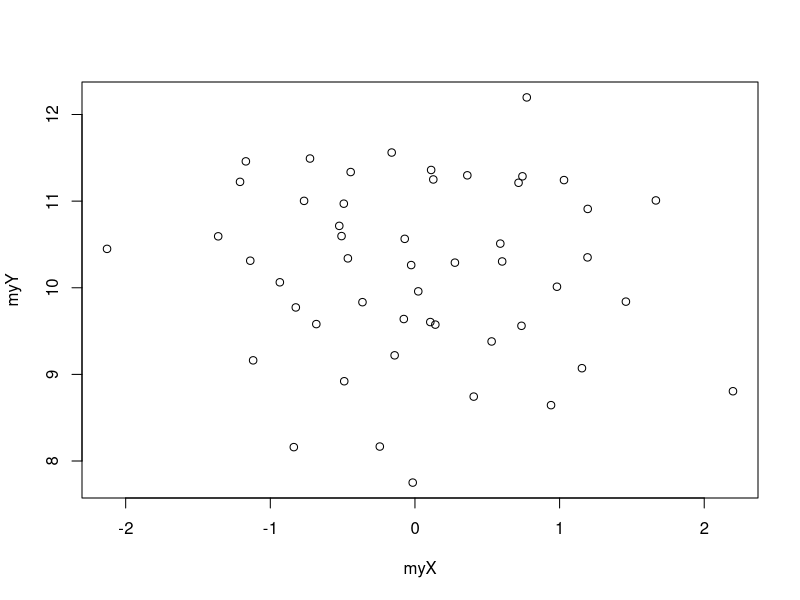
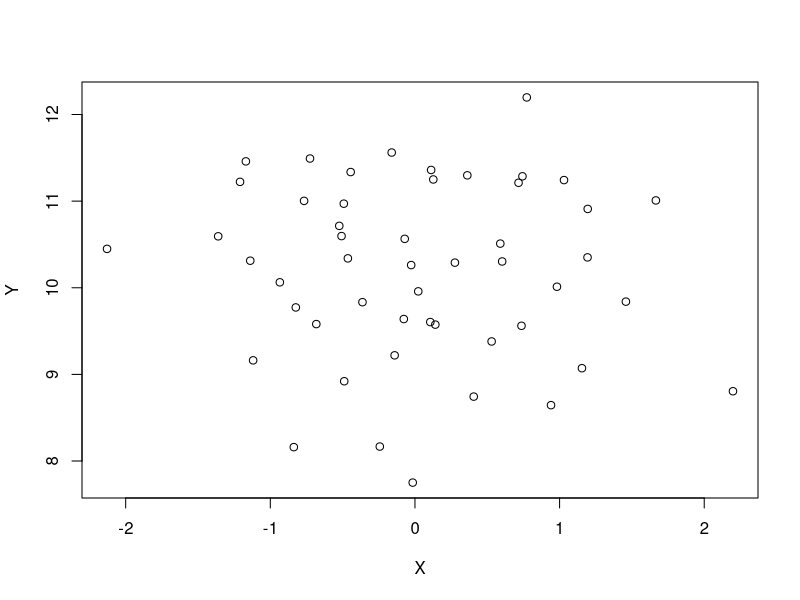
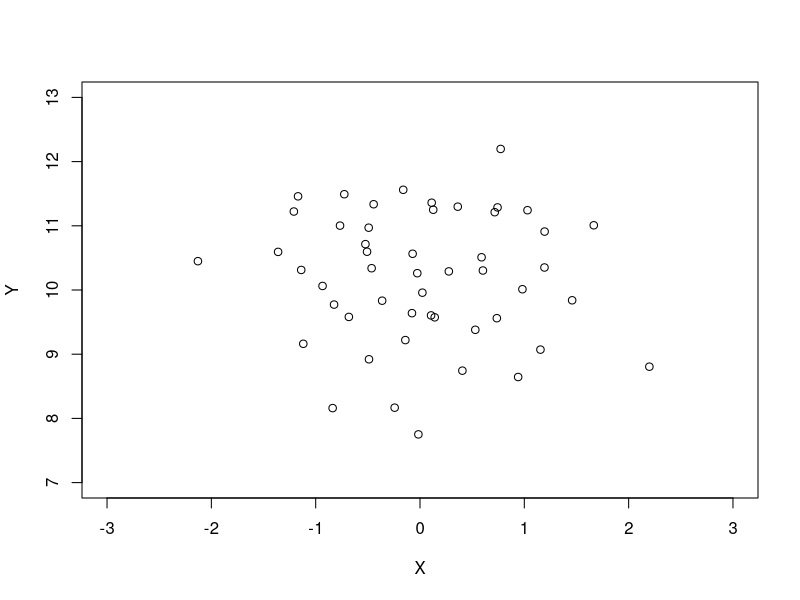
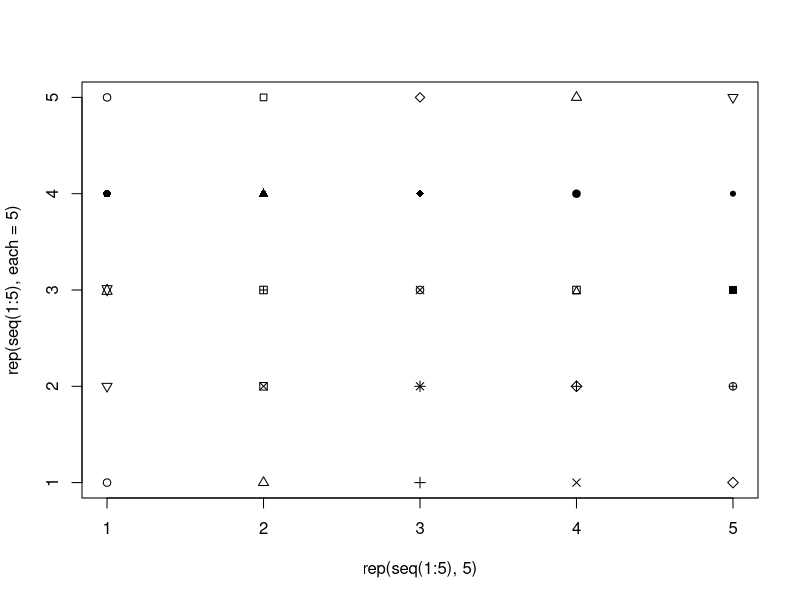
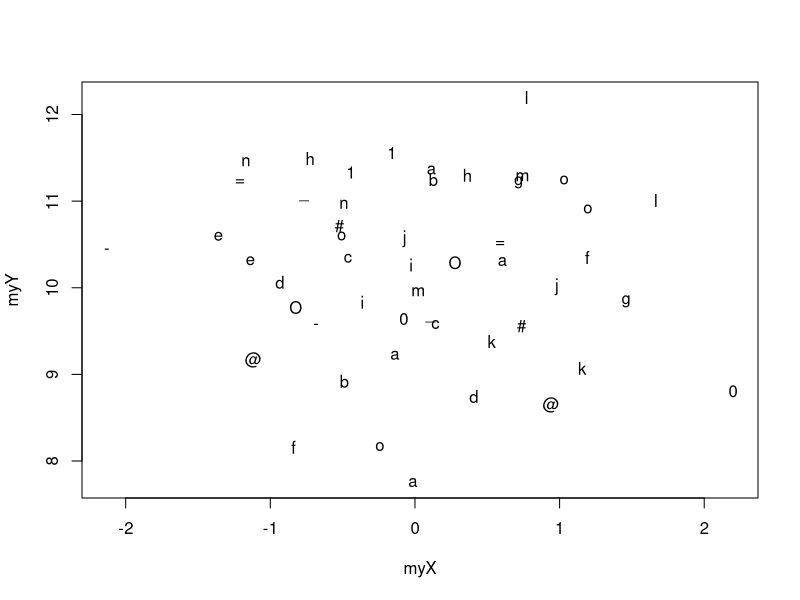
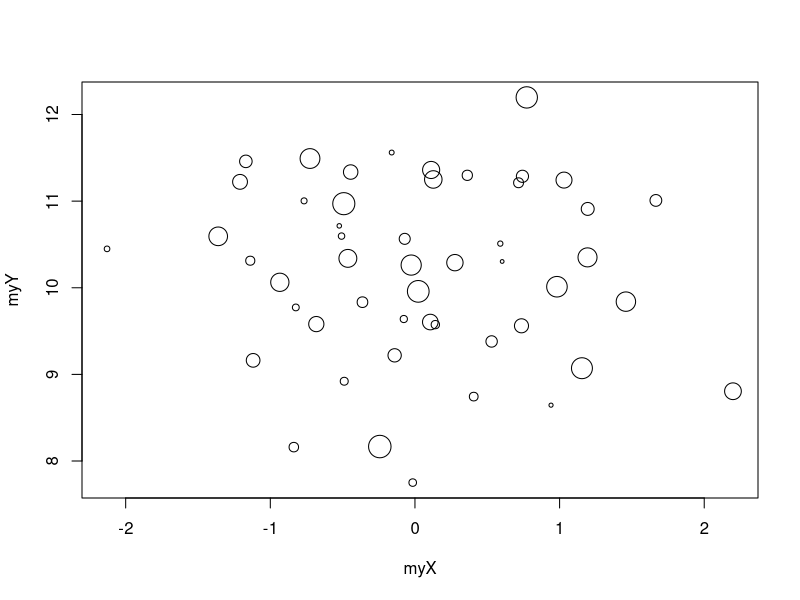
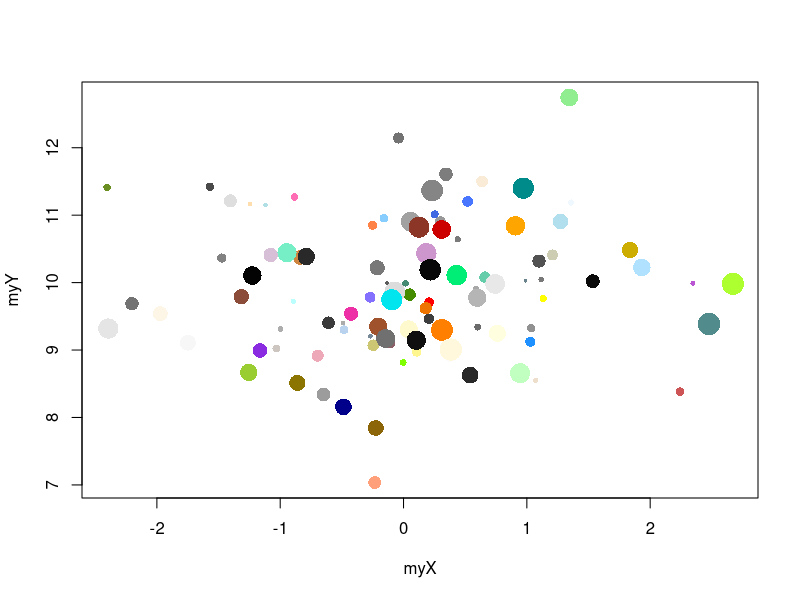
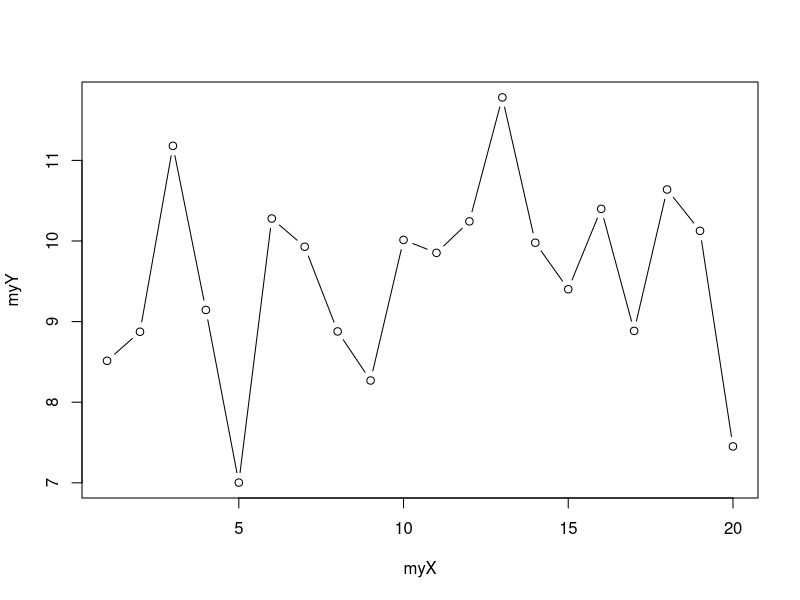

R code for these plots, in order:
## ---- chunk 1
myX <- rnorm(50, mean = 0, sd = 1)
myY <- rnorm(50, mean = 10, sd = 1)
plot(x = myX, y = myY)
## ---- chunk 2
plot(x = myX, y = myY, 
  xlab = "X", ylab = "Y")
## ---- chunk 3
plot(x = myX, y = myY, 
  xlab = "X", ylab = "Y", 
  xlim = c(-3, 3), ylim = c(7, 13))
## ---- chunk 4
plot(x = rep(seq(1:5), 5), y = rep(seq(1:5), each = 5),
  pch = 1:25)
plot(x = myX, y = myY, 
  pch = c("a", "@", "#", "1", "=", "-", "_", "o", "O", "0", letters[1:15]))
## ---- chunk 5
plot(x = myX, y = myY, 
  cex = seq(from = 0.5, to = 3, length.out = 50))
## ---- chunk 6
myX <- rnorm(100, mean = 0, sd = 1)
myY <- rnorm(100, mean = 10, sd = 1)
plot(x = myX, y = myY, 
  cex = seq(from = 0.5, to = 3, length.out = 100),
  pch = 16,
  col = sample(colors(), 100))
## ---- chunk 7
myX <- 1:20
myY <- rnorm(20, mean = 10, sd = 1)
plot(x = myX, y = myY, 
  type = 'b') # 'p', 'l', 'b', 'c', 'o', 'h', 's', 'S', 'n'
## ---- chunk 8
par(mfrow = c(1, 2))
plot(x = myX, y = myY, 
  type = 'b', pch = 16, cex = 3) 
grid(lwd = 3, lty = 1)
plot(x = myX, y = myY, 
  type = 'b', pch = 16, cex = 3, 
  panel.first = grid(lwd = 3, lty = 1)) 
par(mfrow = c(1, 1))
## ---- chunk 9
op <- par(no.readonly = TRUE)
par(mfrow = c(2, 2), mar = c(2, 2, 1, 1))
graph4 <- lapply(1:4, function(i){
  plot(x = rnorm(100), 
    y = rnorm(100), 
    col = i, pch = 16)
})
par(op)
## ---- chunk 10
myX <- rnorm(100)
myY <- rnorm(100)
plot(x = myX, y = myY, 
  xlim = c(-4, 4), ylim = c(-4, 4),   
  pch = 16, cex = 1.5, 
  col = sample(colors(), size = 100),
  panel.first = {
    grid()
    abline(v = c(min(myX), max(myX)), lty = 2)
    abline(h = c(min(myY), max(myY)), lty = 2)
    abline(v = mean(myX), lty = 1)
    abline(h = mean(myY), lty = 1)
})
## ---- chunk 11
op <- par(no.readonly = TRUE)
par(mfrow = c(2, 2), mar = c(2, 2, 1, 1))
myX <- list(
  rnorm(1000),
  rgamma(1000, shape = 1),
  sample(1:100, size = 1000, replace = TRUE),
  rbeta(1000, shape1 = 1, shape2 = 2)
)
myTitle <- c("Normal", "Gamma", "Uniform", "Beta")
tr <- lapply(1:4, function(i){
  hist(myX[[i]], 
    col = heat.colors(15), 
    main = myTitle[i]
  )
})
par(op)
## ---- chunk 12
myX <- c(4, 5, 8)
barplot(myX, names.arg = c("A", "B", "C"))
## ---- chunk 13
op <- par(no.readonly = TRUE)
par(mfrow = c(1, 2), mar = c(2, 2, 1, 1))
myX <- matrix(c(4, 5, 8, 4, 6, 2), nrow = 2)
barplot(myX, names.arg = c("A", "B", "C"))
myX <- matrix(c(4, 5, 8, 4, 6, 2, 3, 4, 5), nrow = 3)
barplot(myX, names.arg = c("A", "B", "C"))
par(op)
## ---- chunk 14
op <- par(no.readonly = TRUE)
par(mar = c(2, 2, 1, 1))
myX <- rnorm(100)
myY <- rnorm(100)
myYCut <- table(cut(myY, breaks = -4:4))
myXCut <- table(cut(myX, breaks = -4:4))
layout(matrix(c(1, 1, 0, 
                2, 2, 3, 
                2, 2, 3), ncol = 3, byrow = TRUE))

barplot(myXCut, las = 1)
plot(x = myX, y = myY, 
     xlim = c(-4, 4), ylim = c(-4, 4), 
     panel.first = {grid()})
barplot(myYCut, las = 1, horiz = TRUE)
par(op)
